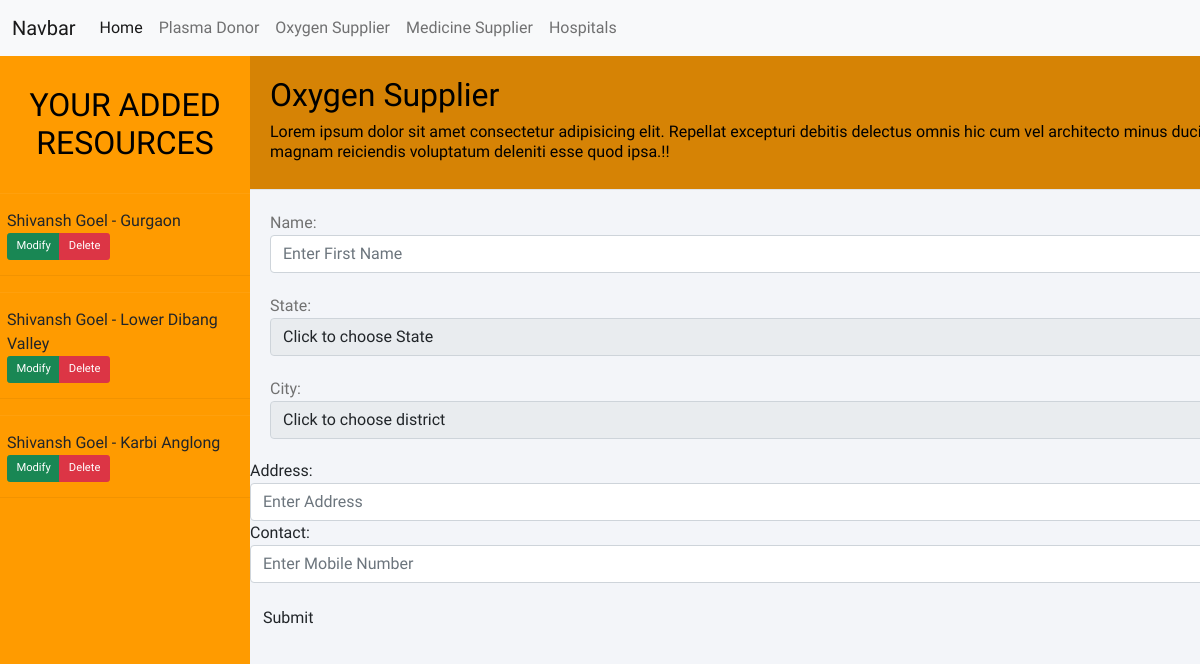
Page /user/oxygen (signed in) on the earlier database version.
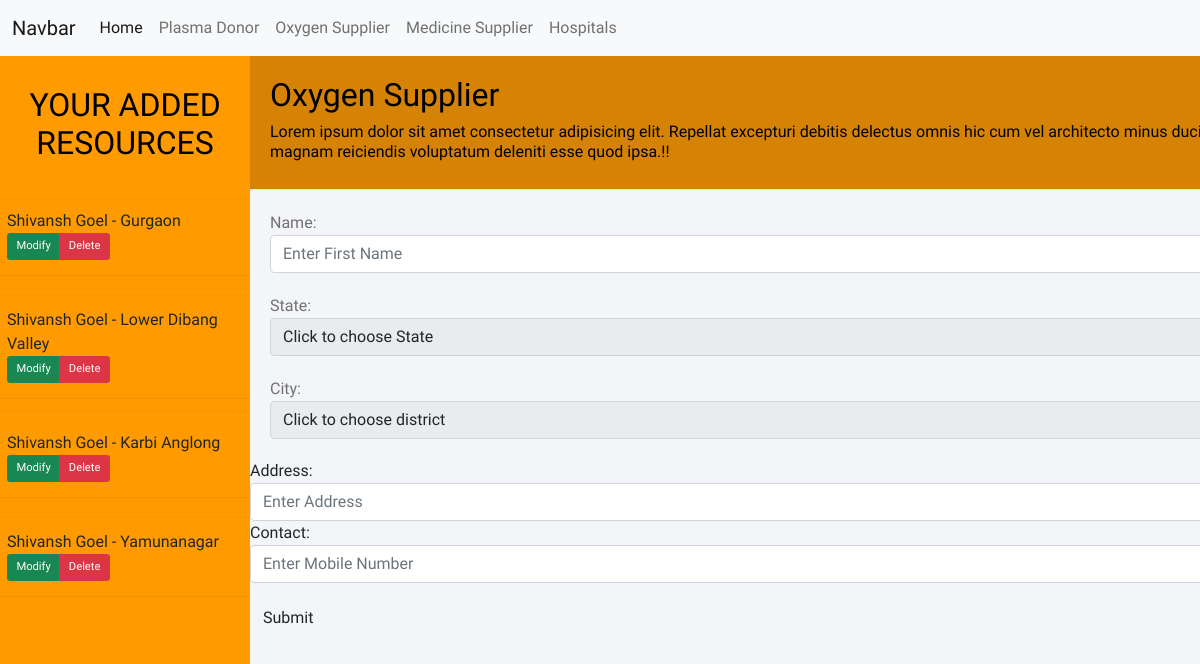
Same page on the later database version.
### CoviHelp/models.py (models this page shows, shortened)
class Oxygen(models.Model):
    user = models.ForeignKey(User, on_delete=models.CASCADE)
    name = models.CharField(max_length=20)
    contact = models.CharField(max_length=10)
    state = models.CharField(max_length=10)
    city = models.CharField(max_length=20)
    address = models.TextField(blank=True, default="")
    verified = models.BooleanField(default=False)

### CoviHelp/login.py (the view)
# urls.py: path('oxygen', views.oxygen, name="oxygen"),
@login_required
def oxygen(request):
    global states
    oxygen = Oxygen.objects.filter(user=request.user)
    if request.method == 'POST':
        try:
            Oxy = Oxygen()
            Oxy.user = request.user
            Oxy.name = request.POST['name']
            Oxy.state = request.POST['state']
            Oxy.city = request.POST['city']
            Oxy.contact = request.POST['contact']
            Oxy.address = request.POST['address']
            Oxy.save()
            messages.success(request, 'Thankyou for sharing the information.')
        except:
            messages.error(request, 'Error!!')
        return render(request, "user/oxygen.html", {
            'states': states,
            'oxygen' : oxygen
        })
    else:
        return render(request, "user/oxygen.html", {
            'states': states,
            'oxygen' : oxygen
        })

### templates/user/oxygen.html (shortened to what this page needs)
{% extends 'userlayout.html' %}
{% block body %}
<div class="wrapper">
    <div class="sidebar">
        <h2 id="headingSidebar">Your Added Resources</h2>
        {% for o in oxygen %}
        <ul>
            <li class="sidecard">
                {{ o.name }} - {{ o.city }}
                <br>
                <div class="btn-group custombtngrp">
                    <button class="btn btn-success btn-action btn-Modify"
                        data-url="/user/oxygen/modify/?id={{ o.id }}">Modify</button>
                    <button class="btn btn-danger btn-action btn-Delete"
                        data-url="/user/oxygen/delete/?id={{ o.id }}">Delete</button>
                </div>
            </li>
        </ul>
        {% endfor %}
    </div>
    <div class="main_content">
        <div class="header">
            <div class="contact-info">
                <h2>Oxygen Supplier</h2>
                <h6>Lorem ipsum dolor sit amet consectetur adipisicing elit. Repellat excepturi debitis delectus omnis
                    hic cum vel architecto minus ducimus soluta a pariatur dolores, magnam reiciendis voluptatum
                    deleniti esse quod ipsa.!!</h6>
            </div>
        </div>
        <div class="info">
            <form class="contact-form" method="POST" action="/user/oxygen">
                <div class="form-group">
                    <label class="control-label col-sm-2" for="name">Name:</label>
                    <div class="col-sm-10">
                        <input type="text" class="form-control" id="fname" placeholder="Enter First Name" name="name">
                    </div>
                </div>
                <div class="form-group">
                    <label class="control-label col-sm-2" for="state">State:</label>
                    <div class="col-sm-10">
                        <select class="form-control dropdown" name='state' id='state'>
                            <option value="None" selected>Click to choose State</option>
                        </select>
                    </div>
                </div>
                <div class="form-group">
                    <label class="control-label col-sm-2" for="city">City:</label>
                    <div class="col-sm-10">
                        <select class="form-control dropdown" name='city' id='city'>
                            <option value="None" selected>Click to choose district</option>
                        </select>
                    </div>
                </div>
        </div>
        <div class="form-group">
            <label class="control-label col-sm-2" for="address">Address:</label>
            <div class="col-sm-10">
                <input type="text" class="form-control" placeholder="Enter Address " name="address">
            </div>
        </div>
        <div class="form-group">
            <label class="control-label col-sm-2" for="contact">Contact:</label>
            <div class="col-sm-10">
                <input type="contact" class="form-control" placeholder="Enter Mobile Number" name="contact">
            </div>
            <div class="form-group">
                <div class="col-sm-offset-2 col-sm-10 py-3">
                    <button type="submit" class="btn btn-default">Submit</button>
                </div>
            </div>
        </div>
    </div>
</div>
{% endblock body %}

### templates/userlayout.html (shortened to what this page needs)
<!doctype html>
<html lang="en">
<head>
  <link rel="stylesheet" type="text/css" href="/static/bootstrap-5.0.0-dist/css/bootstrap.min.css" />
  <link rel="stylesheet" type="text/css" href="/static/covihelp.css" />
</head>
<body>
  <nav class="navbar navbar-expand-lg navbar-light bg-light">
    <div class="container-fluid">
      <a class="navbar-brand" href="#">Navbar</a>
      <div class="collapse navbar-collapse" id="navbarNavDropdown">
        <ul class="navbar-nav">
          <li class="nav-item">
            <a class="nav-link active" aria-current="page" href="{% url 'user' %}">Home</a>
          </li>
          <li class="nav-item">
            <a class="nav-link" href="{% url 'userplasma' %}">Plasma Donor</a>
          </li>
          <li class="nav-item">
            <a class="nav-link" href="{% url 'useroxygen' %}">Oxygen Supplier</a>
          </li>
          <li class="nav-item">
            <a class="nav-link" href="{% url 'userpharma' %}">Medicine Supplier</a>
          </li>
          <li class="nav-item">
            <a class="nav-link" href="{% url 'userhospital' %}">Hospitals</a>
          </li>
        </ul>
      </div>
    </div>
  </nav>
  {% block body %}
  {% endblock body %}
</body>
</html>

### templates/userlayout.html (style rules this page uses)
* { margin: 0; padding: 0; box-sizing: border-box; list-style: none; text-decoration: none; font-family: 'Josefin Sans', sans-serif }
body { background-color: #f3f5f9 }
@media (min-width: 600px) { .wrapper { display: flex; position: relative } }
@media (min-width: 600px) { .wrapper .sidebar { width: 250px; height: 100%; background: #FF9B00; padding: 30px 0px; position: fixed; overflow: auto; } }
@media (min-width: 600px) { .wrapper .sidebar h2 { color: #000; text-transform: uppercase; text-align: center; margin-bottom: 30px } }
@media (min-width: 600px) { .wrapper .sidebar ul li { padding: 15px; border-bottom: 1px solid #000; border-bottom: 1px solid rgba(0, 0, 0, 0.05); border-top: 1px solid rgba(255, 255, 255, 0.05) } }
@media (min-width: 600px) { .wrapper .main_content { width: 100%; margin-left: 250px; position: fixed; } }
@media (min-width: 600px) { .wrapper .main_content .header { padding: 20px; background: #d68305; color: #000; border-bottom: 1px solid #e0e4e8 } }
@media (min-width: 600px) { .wrapper .main_content .info { margin: 20px; color: #717171; line-height: 25px } }
@media (min-width: 600px) { .wrapper .main_content .info div { margin-bottom: 20px } }
@media (min-width: 600px) { .custombtngrp { zoom: 0.7; } }
@media (min-width: 600px) { .sidecard { margin-left: -5vh; } }

Differences in the rows shown:
added Oxygen: name "Shivansh Goel", city "Yamunanagar"
